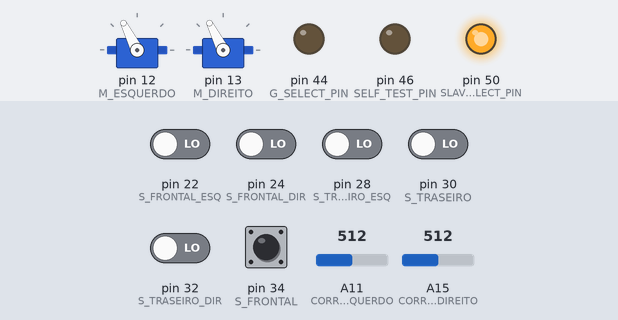
The sketch below on a simulated Arduino Mega 2560, built with avr-gcc and run on an emulated ATmega2560. Shown: 2 × servo, output pins drawn as LEDs (lit = HIGH). Inputs (shaded band) come from the test bench; at power-on: pin 34 (S_FRONTAL) HIGH, pin 22 (S_FRONTAL_ESQ), pin 24 (S_FRONTAL_DIR), pin 28 (S_TRASEIRO_ESQ), pin 30 (S_TRASEIRO), pin 32 (S_TRASEIRO_DIR) LOW, A11 (CORRECAO_ESQUERDO) = 512, A15 (CORRECAO_DIREITO) = 512.

Above: at 1.2 s.
1.3 s: pin 22 (S_FRONTAL_ESQ) driven HIGH
At 1.48 s:
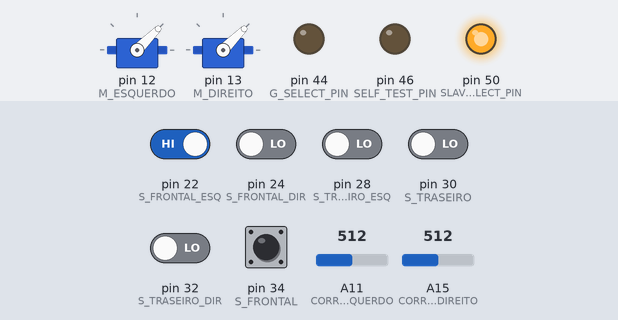
4.3 s: pin 28 (S_TRASEIRO_ESQ) driven HIGH
At 4.6 s:
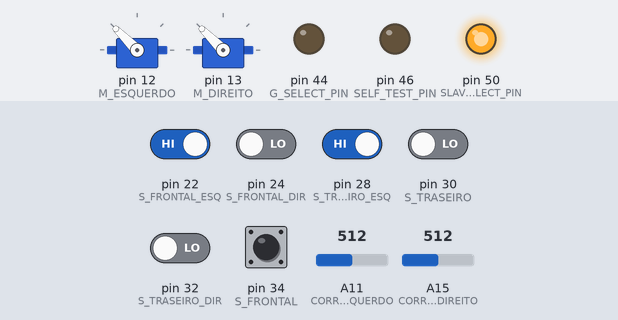
7.3 s: A11 (CORRECAO_ESQUERDO) set to 370
At 7.5 s:
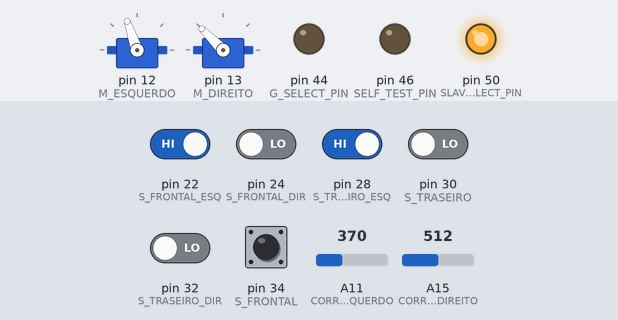
10.3 s: A15 (CORRECAO_DIREITO) set to 370
13.3 s: A11 (CORRECAO_ESQUERDO) set to 390
16.3 s: A15 (CORRECAO_DIREITO) set to 390
Timing chart, 0 to 20.3 s (numbered marks = the images above; inputs shaded):
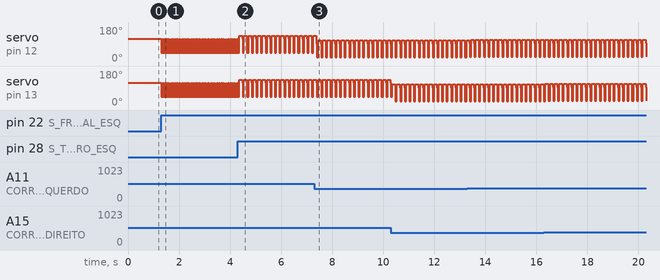

Measured:
- after the input at 1.3 s, servo on pin 12 (M_ESQUERDO), servo on pin 13 (M_DIREITO): alternates 117° for 0.01 s and 45° for 0.06 s, starting at once

The sketch:

mainOk1.ino
```cpp
#include <Servo.h>
#include <Timer.h>

//PIN-OUT
#define CORRECAO_ESQUERDO   11
#define CORRECAO_DIREITO    15

#define ACCEL_X             8
#define ACCEL_Y             9
#define ACCEL_Z             10

#define M_DIREITO           13
#define M_ESQUERDO          12

#define SELF_TEST_PIN       46
#define SLAVE_SELECT_PIN    50
#define G_SELECT_PIN        44

#define S_FRONTAL_ESQ       22
#define S_FRONTAL_DIR       24
#define S_TRASEIRO_ESQ      28
#define S_TRASEIRO_DIR      32

#define S_FRONTAL           34
#define S_TRASEIRO          30

#define SERVO_MIN           18
#define SERVO_MAX           158

#define ACCEL_MIN           340
#define ACCEL_MAX           380

#define SENSOR_BORDA_ATIVO  1
#define SENSOR_ATIVO        1

#define TEMPO_LUTA          360
#define TEMPO_BLOQUEIO      7

//Instances
Servo MotorDireito;
Servo MotorEsquerdo;

Timer t;

//Variables
int pos = 0;
int valDirecao = 30;
int valAceleracao = 50;

int bloqueiaSensor =0;
int girando = 0;
int tempoTotal = 0;
int bloqueio = 1;

int xMin,yMin=1023;
int x,y,xMax,yMax=0;

void move_robo(int motorDireito, int motorEsquerdo,int bloqueio);
void exibeControleMotores();
void exibeSensores();
void testaBordas(int bloqueio);

void trataTimer()
{
  static int tempoTotal=0;
  tempoTotal++;
  if(tempoTotal > TEMPO_LUTA)
  {
      bloqueio = 1;
  }
}

void setup()
{
  MotorEsquerdo.attach(M_ESQUERDO);
  MotorDireito.attach(M_DIREITO);

  pinMode(LED_BUILTIN, OUTPUT);

  pinMode(S_FRONTAL_ESQ,INPUT);
  pinMode(S_FRONTAL_DIR,INPUT);
  pinMode(S_TRASEIRO_ESQ,INPUT);
  pinMode(S_TRASEIRO_DIR,INPUT);

  pinMode(S_FRONTAL,INPUT);
  pinMode(S_TRASEIRO,INPUT);

  pinMode(SELF_TEST_PIN, OUTPUT);
  pinMode(SLAVE_SELECT_PIN,OUTPUT);
  pinMode(G_SELECT_PIN,OUTPUT);

  digitalWrite(SELF_TEST_PIN, LOW);
  digitalWrite(SLAVE_SELECT_PIN, HIGH);
  digitalWrite(G_SELECT_PIN, LOW);

  int timerPrincipal = t.every(1000, trataTimer,0);
}

void loop()
  {
    t.update();

    static int motorDireito = 0;
    static int motorEsquerdo = 0;
    static int bloqueio = 0;

    if(digitalRead(S_FRONTAL) == 0)
    {
      motorDireito =80;
      motorEsquerdo =80;
    }
     else if(digitalRead(S_TRASEIRO) == 1)
    {
     motorDireito =-50;
     motorEsquerdo =-50;
    }
    else
   {
      motorDireito = 30;
      motorEsquerdo = 30;
   }

   move_robo(motorDireito, motorEsquerdo, bloqueio);
   testaBordas(bloqueio);
  }


//    exibeSensores();
//    exibeControleMotores();

void move_robo(int motorDireito, int motorEsquerdo,int bloqueio)
{
    int correcaoEsq,correcaoDir;
    int posicaoEsq,posicaoDir;

    correcaoEsq = map(analogRead(CORRECAO_ESQUERDO), 0, 1023, -100, 100);     // scale it to use it with the servo (value between 0 and 180)
    correcaoDir = map(analogRead(CORRECAO_DIREITO), 0, 1023, -100, 100);     // scale it to use it with the servo (value between 0 and 180)

    posicaoEsq = motorEsquerdo + correcaoEsq;
    posicaoDir = motorDireito + correcaoDir;

    if (posicaoEsq > 100) posicaoEsq = 100;
    if (posicaoEsq <-100) posicaoEsq = -100;

    if (posicaoDir > 100) posicaoDir = 100;
    if (posicaoDir <-100) posicaoDir = -100;

    if(!bloqueio)
    {
        posicaoEsq = map(posicaoEsq, -100, 100, 0, 180);     // scale it to use it with the servo (value between 0 and 180)
        posicaoDir = map(posicaoDir, -100, 100, 0, 180);     // scale it to use it with the servo (value between 0 and 180)
    }else
    {
        posicaoEsq = map(0, -100, 100, 0, 180);     // scale it to use it with the servo (value between 0 and 180)
        posicaoDir = map(0, -100, 100, 0, 180);     // scale it to use it with the servo (value between 0 and 180)
    }

    MotorDireito.write(posicaoDir);
    MotorEsquerdo.write(posicaoEsq);
    delay(10);
}

void testaBordas(int bloqueio)
{
    if((digitalRead(S_FRONTAL_ESQ) == SENSOR_BORDA_ATIVO)||(digitalRead(S_FRONTAL_DIR) == SENSOR_BORDA_ATIVO))
    {
      move_robo(-50, -50, bloqueio);
      delay(50);
    }

    if((digitalRead(S_TRASEIRO_ESQ) == SENSOR_BORDA_ATIVO)||(digitalRead(S_TRASEIRO_DIR) == SENSOR_BORDA_ATIVO))
    {
      move_robo(50, 50, bloqueio);
      delay(100);
    }
}


void exibeSensores()
{
    Serial.print(digitalRead(S_FRONTAL_ESQ));
    Serial.print("\t");
    Serial.print(digitalRead(S_FRONTAL_DIR));
    Serial.print("\t");
    Serial.print(digitalRead(S_TRASEIRO_ESQ));
    Serial.print("\t");
    Serial.print(digitalRead(S_TRASEIRO_DIR));
    Serial.println();
}
```
